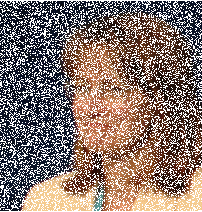
#> input picture Week 5/testmedian.png, 202 x 212 px, found by its file name
$ python hafta5medyanlama.py
#> lines starting #> are read from the running program, lines starting #| are printed output that depends on the picture
#> further down, im_1 is the input picture: shape (212, 202, 4) float32; mean R, G, B, A 0.531, 0.465, 0.439, 1

# coding: utf-8

# In[96]:


import matplotlib.pyplot as plt
import matplotlib.image as mpimg
import numpy as np


# In[117]:


def get_median(poi):
    s_1 = poi.reshape(1,36)
    s_1.sort()
    return (s_1[0,4])


# In[118]:


def get_distance(v, w= [1/3, 1/3, 1/3]):
    a,b,c = v[0],v[1],v[2]
    w1,w2,w3 = w[0],w[1],w[2]
    d = ((a**2)*w1+(b**2)*w2+(c**2)*w3)**.5
    return d
def get_default_mask_for_mean():
    return np.array([1,1,1,1,1,1,1,1,1]).reshape(3,3)/9

def apply_mask(part_of_image):
    mask = get_default_mask_for_mean()
    return sum(sum(part_of_image*mask))
def convert_rgb_to_gray_level(im_1):
    m = im_1.shape[0]
#> m = 212
    n = im_1.shape[1]
#> n = 202
    im_2 = np.zeros((m,n))
    for i in range (m):
        for j in range(n):
            im_2[i,j] = get_distance(im_1[i,j,:])
#> this loop made 212 passes
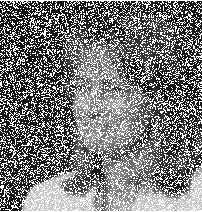
#> im_2: shape (212, 202) float64; min 0.0628, max 1, mean 0.491
    return im_2
def get_mean_filter(img_1):
   # im_1 = mpimg.imread(r'c:\sunflower.jpg')
    m = im_1.shape[0]
    n = im_1.shape[1]
    im_2 = np.zeros((m,n))
    for i in range(1, m-1):
        for j in range(1, n-1):
            poi = im_1[i-1:i+2,j-1:j+2]
          #  im_2[i,j] = apply_mask(poi)
            im_2[i,j] = get_median(poi)
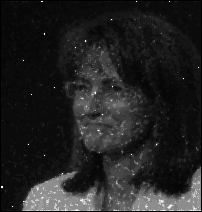
#> im_2: shape (212, 202) float64; min 0, max 1, mean 0.134

    return im_2


# In[119]:


im_1 = mpimg.imread(r'c:\testmedian.png')
im_2 = convert_rgb_to_gray_level(im_1)
get_ipython().run_line_magic('matplotlib', 'inline')
plt.subplot(1,3,1),plt.imshow(im_1)
plt.subplot(1,3,2),plt.imshow(im_2,cmap='gray')


# In[120]:


im_55 = get_mean_filter(im_2)
plt.imshow(im_55,cmap='gray')


# In[ ]:


#mask_1 [:,1] 1.sutun gelir
mask0 = np.array([1,1,1,1,1,1,1,1,1]).reshape(3,3)
mask1 = np.random.randint(5, size = 9).reshape(3,3)
mask2 = np.random.randint(5, size = 9).reshape(3,3)
mask1[:,0 : 2] # satırlar önemli değil 0 ile 2 arasındaki sütunlar geliyor(2 dahildegil)
print(mask1)
print("---------------")
print(mask2)
print("***************")
print(mask1*mask0)
sum(mask1*mask0)
sum(sum(mask1*mask0))
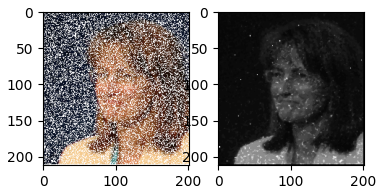
#> figure drawn by matplotlib, 2 panels
